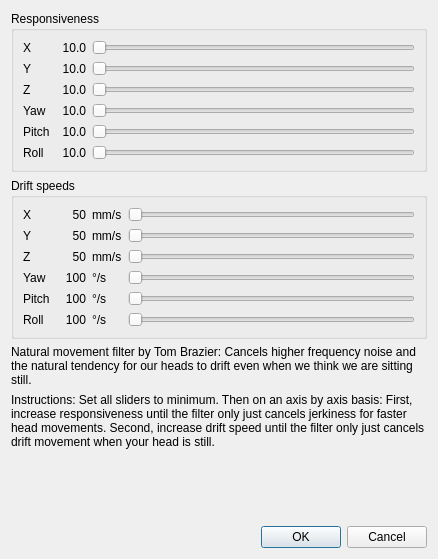
<?xml version="1.0" encoding="UTF-8"?>
<ui version="4.0">
 <class>UICdialog_tom</class>
 <widget class="QDialog" name="UICdialog_tom">
  <property name="geometry">
   <rect>
    <x>0</x>
    <y>0</y>
    <width>438</width>
    <height>559</height>
   </rect>
  </property>
  <property name="windowTitle">
   <string>Dialog</string>
  </property>
  <layout class="QGridLayout" name="gridLayout_2">
   <item row="0" column="0">
    <widget class="QGroupBox" name="groupBox">
     <property name="title">
      <string>Responsiveness</string>
     </property>
     <layout class="QGridLayout" name="gridLayout">
      <item row="0" column="0">
       <widget class="QLabel" name="label">
        <property name="text">
         <string>X</string>
        </property>
       </widget>
      </item>
      <item row="0" column="1">
       <widget class="QLabel" name="x_responsiveness">
        <property name="sizePolicy">
         <sizepolicy hsizetype="Fixed" vsizetype="Preferred">
          <horstretch>0</horstretch>
          <verstretch>0</verstretch>
         </sizepolicy>
        </property>
        <property name="minimumSize">
         <size>
          <width>30</width>
          <height>0</height>
         </size>
        </property>
        <property name="text">
         <string>10.0</string>
        </property>
        <property name="alignment">
         <set>Qt::AlignRight|Qt::AlignTrailing|Qt::AlignVCenter</set>
        </property>
       </widget>
      </item>
      <item row="0" column="2">
       <widget class="QSlider" name="x_responsiveness_slider">
        <property name="sizePolicy">
         <sizepolicy hsizetype="Expanding" vsizetype="Maximum">
          <horstretch>0</horstretch>
          <verstretch>0</verstretch>
         </sizepolicy>
        </property>
        <property name="maximum">
         <number>40</number>
        </property>
        <property name="orientation">
         <enum>Qt::Horizontal</enum>
        </property>
       </widget>
      </item>
      <item row="1" column="0">
       <widget class="QLabel" name="label_3">
        <property name="text">
         <string>Y</string>
        </property>
       </widget>
      </item>
      <item row="1" column="1">
       <widget class="QLabel" name="y_responsiveness">
        <property name="minimumSize">
         <size>
          <width>30</width>
          <height>0</height>
         </size>
        </property>
        <property name="text">
         <string>10.0</string>
        </property>
        <property name="alignment">
         <set>Qt::AlignRight|Qt::AlignTrailing|Qt::AlignVCenter</set>
        </property>
       </widget>
      </item>
      <item row="1" column="2">
       <widget class="QSlider" name="y_responsiveness_slider">
        <property name="maximum">
         <number>40</number>
        </property>
        <property name="orientation">
         <enum>Qt::Horizontal</enum>
        </property>
       </widget>
      </item>
      <item row="2" column="0">
       <widget class="QLabel" name="label_5">
        <property name="text">
         <string>Z</string>
        </property>
       </widget>
      </item>
      <item row="2" column="1">
       <widget class="QLabel" name="z_responsiveness">
        <property name="minimumSize">
         <size>
          <width>30</width>
          <height>0</height>
         </size>
        </property>
        <property name="text">
         <string>10.0</string>
        </property>
        <property name="alignment">
         <set>Qt::AlignRight|Qt::AlignTrailing|Qt::AlignVCenter</set>
        </property>
       </widget>
      </item>
      <item row="2" column="2">
       <widget class="QSlider" name="z_responsiveness_slider">
        <property name="maximum">
         <number>40</number>
        </property>
        <property name="orientation">
         <enum>Qt::Horizontal</enum>
        </property>
       </widget>
      </item>
      <item row="3" column="0">
       <widget class="QLabel" name="label_7">
        <property name="text">
         <string>Yaw</string>
        </property>
       </widget>
      </item>
      <item row="3" column="1">
       <widget class="QLabel" name="yaw_responsiveness">
        <property name="minimumSize">
         <size>
          <width>30</width>
          <height>0</height>
         </size>
        </property>
        <property name="text">
         <string>10.0</string>
        </property>
        <property name="alignment">
         <set>Qt::AlignRight|Qt::AlignTrailing|Qt::AlignVCenter</set>
        </property>
       </widget>
      </item>
      <item row="3" column="2">
       <widget class="QSlider" name="yaw_responsiveness_slider">
        <property name="maximum">
         <number>40</number>
        </property>
        <property name="orientation">
         <enum>Qt::Horizontal</enum>
        </property>
       </widget>
      </item>
      <item row="4" column="0">
       <widget class="QLabel" name="label_9">
        <property name="text">
         <string>Pitch</string>
        </property>
       </widget>
      </item>
      <item row="4" column="1">
       <widget class="QLabel" name="pitch_responsiveness">
        <property name="minimumSize">
         <size>
          <width>30</width>
          <height>0</height>
         </size>
        </property>
        <property name="text">
         <string>10.0</string>
        </property>
        <property name="alignment">
         <set>Qt::AlignRight|Qt::AlignTrailing|Qt::AlignVCenter</set>
        </property>
       </widget>
      </item>
      <item row="4" column="2">
       <widget class="QSlider" name="pitch_responsiveness_slider">
        <property name="maximum">
         <number>40</number>
        </property>
        <property name="orientation">
         <enum>Qt::Horizontal</enum>
        </property>
       </widget>
      </item>
      <item row="5" column="0">
       <widget class="QLabel" name="label_11">
        <property name="text">
         <string>Roll</string>
        </property>
       </widget>
      </item>
      <item row="5" column="1">
       <widget class="QLabel" name="roll_responsiveness">
        <property name="minimumSize">
         <size>
          <width>30</width>
          <height>0</height>
         </size>
        </property>
        <property name="text">
         <string>10.0</string>
        </property>
        <property name="alignment">
         <set>Qt::AlignRight|Qt::AlignTrailing|Qt::AlignVCenter</set>
        </property>
       </widget>
      </item>
      <item row="5" column="2">
       <widget class="QSlider" name="roll_responsiveness_slider">
        <property name="maximum">
         <number>40</number>
        </property>
        <property name="orientation">
         <enum>Qt::Horizontal</enum>
        </property>
       </widget>
      </item>
     </layout>
    </widget>
   </item>
   <item row="2" column="0">
    <widget class="QLabel" name="label_2">
     <property name="minimumSize">
      <size>
       <width>0</width>
       <height>0</height>
      </size>
     </property>
     <property name="text">
      <string>Natural movement filter by Tom Brazier: Cancels higher frequency noise and the natural tendency for our heads to drift even when we think we are sitting still.</string>
     </property>
     <property name="textFormat">
      <enum>Qt::PlainText</enum>
     </property>
     <property name="alignment">
      <set>Qt::AlignLeading|Qt::AlignLeft|Qt::AlignTop</set>
     </property>
     <property name="wordWrap">
      <bool>true</bool>
     </property>
    </widget>
   </item>
   <item row="1" column="0">
    <widget class="QGroupBox" name="groupBox_2">
     <property name="title">
      <string>Drift speeds</string>
     </property>
     <layout class="QGridLayout" name="gridLayout_3">
      <item row="4" column="0">
       <widget class="QLabel" name="label_6">
        <property name="text">
         <string>Z</string>
        </property>
       </widget>
      </item>
      <item row="2" column="3">
       <widget class="QSlider" name="y_drift_speed_slider">
        <property name="minimum">
         <number>1</number>
        </property>
        <property name="maximum">
         <number>200</number>
        </property>
        <property name="orientation">
         <enum>Qt::Horizontal</enum>
        </property>
       </widget>
      </item>
      <item row="11" column="0">
       <widget class="QLabel" name="label_12">
        <property name="text">
         <string>Roll</string>
        </property>
       </widget>
      </item>
      <item row="2" column="1">
       <widget class="QLabel" name="y_drift_speed">
        <property name="minimumSize">
         <size>
          <width>30</width>
          <height>0</height>
         </size>
        </property>
        <property name="text">
         <string>50</string>
        </property>
        <property name="alignment">
         <set>Qt::AlignRight|Qt::AlignTrailing|Qt::AlignVCenter</set>
        </property>
       </widget>
      </item>
      <item row="6" column="2">
       <widget class="QLabel" name="label_24">
        <property name="text">
         <string>°/s</string>
        </property>
       </widget>
      </item>
      <item row="4" column="2">
       <widget class="QLabel" name="label_23">
        <property name="text">
         <string>mm/s</string>
        </property>
       </widget>
      </item>
      <item row="9" column="2">
       <widget class="QLabel" name="label_25">
        <property name="text">
         <string>°/s</string>
        </property>
       </widget>
      </item>
      <item row="4" column="3">
       <widget class="QSlider" name="z_drift_speed_slider">
        <property name="minimum">
         <number>1</number>
        </property>
        <property name="maximum">
         <number>200</number>
        </property>
        <property name="orientation">
         <enum>Qt::Horizontal</enum>
        </property>
       </widget>
      </item>
      <item row="4" column="1">
       <widget class="QLabel" name="z_drift_speed">
        <property name="minimumSize">
         <size>
          <width>30</width>
          <height>0</height>
         </size>
        </property>
        <property name="text">
         <string>50</string>
        </property>
        <property name="alignment">
         <set>Qt::AlignRight|Qt::AlignTrailing|Qt::AlignVCenter</set>
        </property>
       </widget>
      </item>
      <item row="11" column="1">
       <widget class="QLabel" name="roll_drift_speed">
        <property name="minimumSize">
         <size>
          <width>30</width>
          <height>0</height>
         </size>
        </property>
        <property name="text">
         <string>100</string>
        </property>
        <property name="alignment">
         <set>Qt::AlignRight|Qt::AlignTrailing|Qt::AlignVCenter</set>
        </property>
       </widget>
      </item>
      <item row="2" column="0">
       <widget class="QLabel" name="label_13">
        <property name="text">
         <string>Y</string>
        </property>
       </widget>
      </item>
      <item row="9" column="1">
       <widget class="QLabel" name="pitch_drift_speed">
        <property name="minimumSize">
         <size>
          <width>30</width>
          <height>0</height>
         </size>
        </property>
        <property name="text">
         <string>100</string>
        </property>
        <property name="alignment">
         <set>Qt::AlignRight|Qt::AlignTrailing|Qt::AlignVCenter</set>
        </property>
       </widget>
      </item>
      <item row="9" column="0">
       <widget class="QLabel" name="label_10">
        <property name="text">
         <string>Pitch</string>
        </property>
       </widget>
      </item>
      <item row="9" column="3">
       <widget class="QSlider" name="pitch_drift_speed_slider">
        <property name="minimum">
         <number>1</number>
        </property>
        <property name="maximum">
         <number>400</number>
        </property>
        <property name="orientation">
         <enum>Qt::Horizontal</enum>
        </property>
       </widget>
      </item>
      <item row="0" column="0">
       <widget class="QLabel" name="label_4">
        <property name="text">
         <string>X</string>
        </property>
       </widget>
      </item>
      <item row="6" column="1">
       <widget class="QLabel" name="yaw_drift_speed">
        <property name="minimumSize">
         <size>
          <width>30</width>
          <height>0</height>
         </size>
        </property>
        <property name="text">
         <string>100</string>
        </property>
        <property name="alignment">
         <set>Qt::AlignRight|Qt::AlignTrailing|Qt::AlignVCenter</set>
        </property>
       </widget>
      </item>
      <item row="0" column="2">
       <widget class="QLabel" name="label_14">
        <property name="text">
         <string>mm/s</string>
        </property>
       </widget>
      </item>
      <item row="2" column="2">
       <widget class="QLabel" name="label_22">
        <property name="text">
         <string>mm/s</string>
        </property>
       </widget>
      </item>
      <item row="6" column="0">
       <widget class="QLabel" name="label_8">
        <property name="text">
         <string>Yaw</string>
        </property>
       </widget>
      </item>
      <item row="0" column="3">
       <widget class="QSlider" name="x_drift_speed_slider">
        <property name="sizePolicy">
         <sizepolicy hsizetype="Expanding" vsizetype="Maximum">
          <horstretch>0</horstretch>
          <verstretch>0</verstretch>
         </sizepolicy>
        </property>
        <property name="minimum">
         <number>1</number>
        </property>
        <property name="maximum">
         <number>200</number>
        </property>
        <property name="orientation">
         <enum>Qt::Horizontal</enum>
        </property>
       </widget>
      </item>
      <item row="11" column="2">
       <widget class="QLabel" name="label_26">
        <property name="text">
         <string>°/s</string>
        </property>
       </widget>
      </item>
      <item row="6" column="3">
       <widget class="QSlider" name="yaw_drift_speed_slider">
        <property name="minimum">
         <number>1</number>
        </property>
        <property name="maximum">
         <number>400</number>
        </property>
        <property name="orientation">
         <enum>Qt::Horizontal</enum>
        </property>
       </widget>
      </item>
      <item row="11" column="3">
       <widget class="QSlider" name="roll_drift_speed_slider">
        <property name="minimum">
         <number>1</number>
        </property>
        <property name="maximum">
         <number>400</number>
        </property>
        <property name="orientation">
         <enum>Qt::Horizontal</enum>
        </property>
       </widget>
      </item>
      <item row="0" column="1">
       <widget class="QLabel" name="x_drift_speed">
        <property name="sizePolicy">
         <sizepolicy hsizetype="Fixed" vsizetype="Preferred">
          <horstretch>0</horstretch>
          <verstretch>0</verstretch>
         </sizepolicy>
        </property>
        <property name="minimumSize">
         <size>
          <width>30</width>
          <height>0</height>
         </size>
        </property>
        <property name="text">
         <string>50</string>
        </property>
        <property name="alignment">
         <set>Qt::AlignRight|Qt::AlignTrailing|Qt::AlignVCenter</set>
        </property>
       </widget>
      </item>
     </layout>
    </widget>
   </item>
   <item row="6" column="0">
    <widget class="QDialogButtonBox" name="buttonBox">
     <property name="orientation">
      <enum>Qt::Horizontal</enum>
     </property>
     <property name="standardButtons">
      <set>QDialogButtonBox::Cancel|QDialogButtonBox::Ok</set>
     </property>
    </widget>
   </item>
   <item row="4" column="0">
    <widget class="QLabel" name="label_15">
     <property name="text">
      <string>Instructions: Set all sliders to minimum. Then on an axis by axis basis: First, increase responsiveness until the filter only just cancels jerkiness for faster head movements. Second, increase drift speed until the filter only just cancels drift movement when your head is still.</string>
     </property>
     <property name="alignment">
      <set>Qt::AlignLeading|Qt::AlignLeft|Qt::AlignTop</set>
     </property>
     <property name="wordWrap">
      <bool>true</bool>
     </property>
    </widget>
   </item>
   <item row="5" column="0">
    <spacer name="verticalSpacer">
     <property name="orientation">
      <enum>Qt::Vertical</enum>
     </property>
     <property name="sizeHint" stdset="0">
      <size>
       <width>20</width>
       <height>40</height>
      </size>
     </property>
    </spacer>
   </item>
  </layout>
 </widget>
 <resources/>
 <connections>
  <connection>
   <sender>buttonBox</sender>
   <signal>accepted()</signal>
   <receiver>UICdialog_tom</receiver>
   <slot>accept()</slot>
   <hints>
    <hint type="sourcelabel">
     <x>248</x>
     <y>254</y>
    </hint>
    <hint type="destinationlabel">
     <x>157</x>
     <y>274</y>
    </hint>
   </hints>
  </connection>
  <connection>
   <sender>buttonBox</sender>
   <signal>rejected()</signal>
   <receiver>UICdialog_tom</receiver>
   <slot>reject()</slot>
   <hints>
    <hint type="sourcelabel">
     <x>316</x>
     <y>260</y>
    </hint>
    <hint type="destinationlabel">
     <x>286</x>
     <y>274</y>
    </hint>
   </hints>
  </connection>
 </connections>
</ui>
